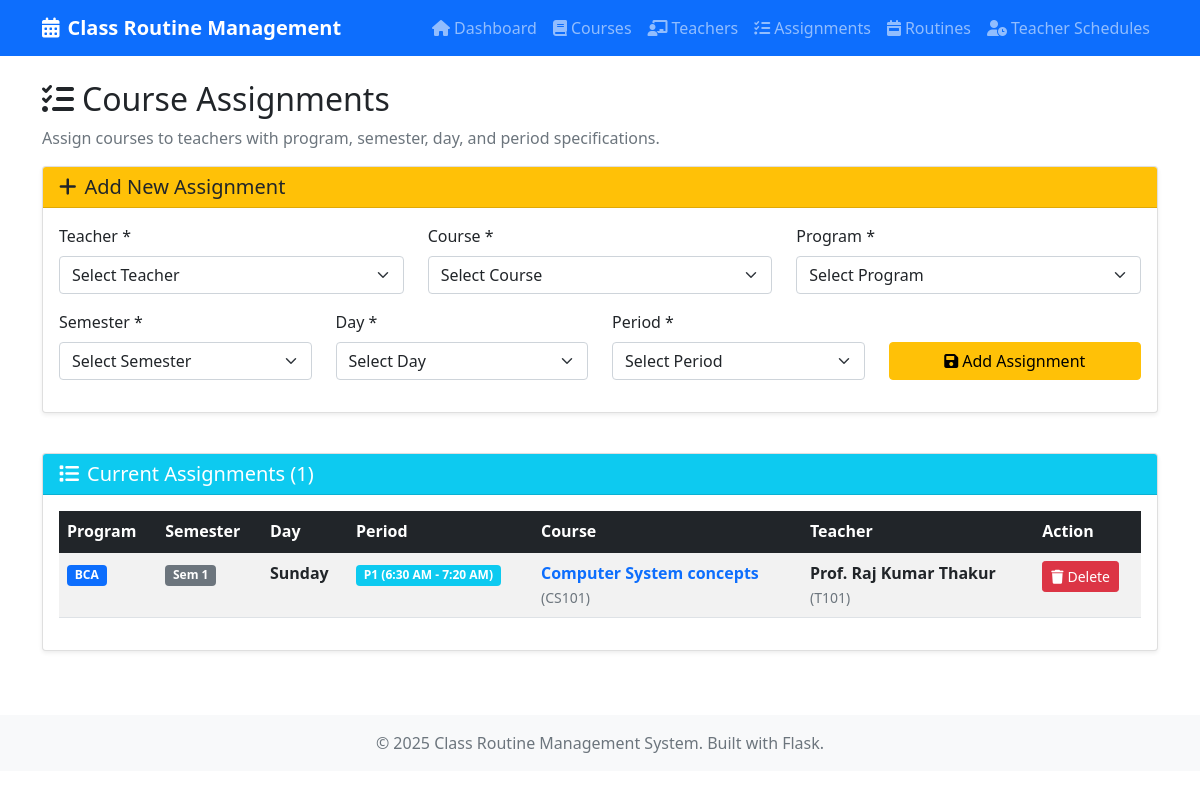
/assignments, run on an earlier commit of the app's database.
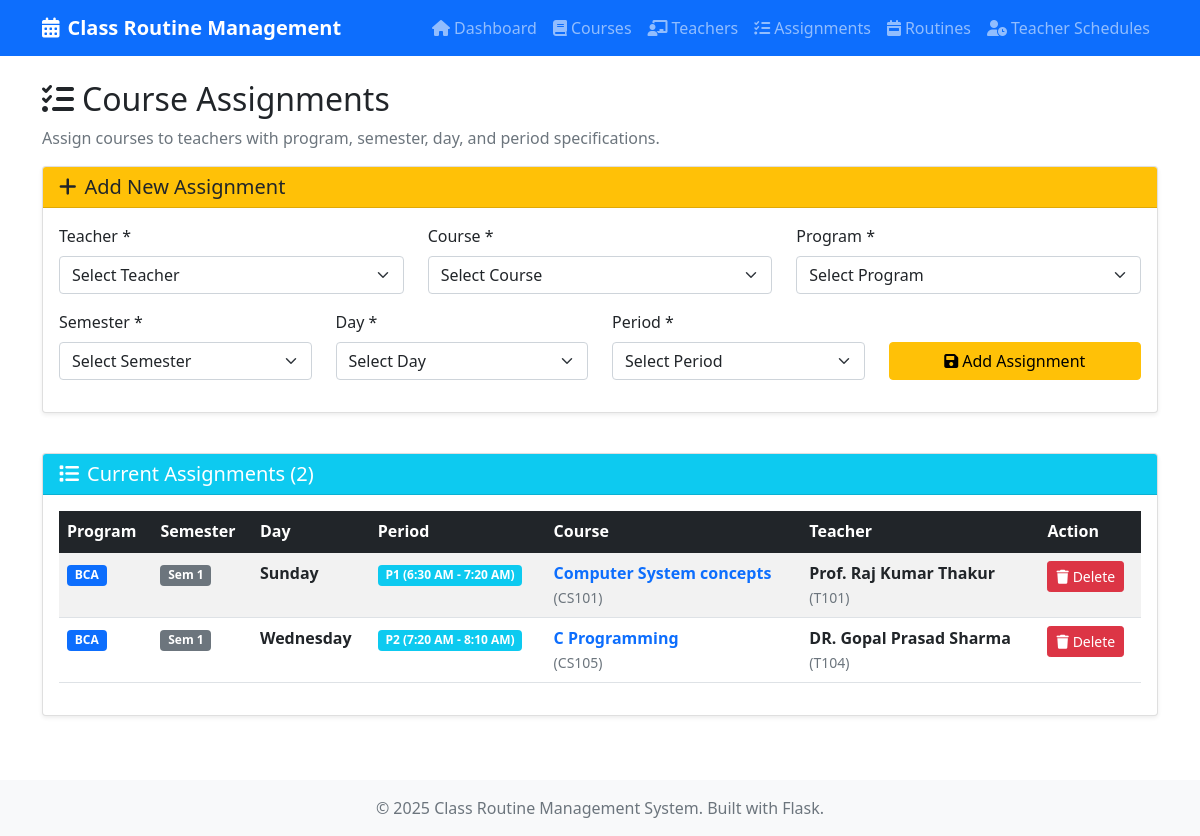
And on a later commit of the database.
### tables this page shows
CREATE TABLE Course_Teacher (
                    Teacher_Code TEXT,
                    Course_Code TEXT,
                    Period INTEGER,
                    Program TEXT,
                    Semester INTEGER,
                    Day TEXT,
                    PRIMARY KEY (Teacher_Code, Course_Code, Program, Semester, Day, Period),
                    FOREIGN KEY (Teacher_Code) REFERENCES Teacher(Teacher_Code),
                    FOREIGN KEY (Course_Code) REFERENCES Course(Course_Code)
                );

CREATE TABLE Course (
                    Course_Code TEXT PRIMARY KEY,
                    Course_Name TEXT NOT NULL,
                    Credit_hrs INTEGER NOT NULL
                );

CREATE TABLE Teacher (
                    Teacher_Code TEXT PRIMARY KEY,
                    Teacher_Name TEXT NOT NULL,
                    Teacher_Designation TEXT NOT NULL
                );

### flask_app.py (the view)
@app.route('/assignments')
def assignments():
    courses = db.get_courses()
    teachers = db.get_teachers()
    assignments_data = db.get_course_assignments()
    return render_template('assignments.html',
                         courses=courses.to_dict('records'),
                         teachers=teachers.to_dict('records'),
                         assignments=assignments_data.to_dict('records'),
                         programs=Constants.PROGRAMS,
                         semesters=Constants.SEMESTERS,
                         days=Constants.DAYS,
                         periods=Constants.PERIODS)

### database.py (called while the page is built)
    def get_connection(self):
        return sqlite3.connect(self.db_name)

    def get_courses(self) -> pd.DataFrame:
        conn = self.get_connection()
        try:
            return pd.read_sql_query("SELECT * FROM Course", conn)
        finally:
            conn.close()

    def get_teachers(self) -> pd.DataFrame:
        conn = self.get_connection()
        try:
            return pd.read_sql_query("SELECT * FROM Teacher", conn)
        finally:
            conn.close()

    def get_course_assignments(self) -> pd.DataFrame:
        conn = self.get_connection()
        try:
            query = """
                SELECT ct.*, t.Teacher_Name, c.Course_Name
                FROM Course_Teacher ct
                JOIN Teacher t ON ct.Teacher_Code = t.Teacher_Code
                JOIN Course c ON ct.Course_Code = c.Course_Code
                ORDER BY ct.Program, ct.Semester, ct.Day, ct.Period
            """
            return pd.read_sql_query(query, conn)
        finally:
            conn.close()

### templates/assignments.html (shortened to what the changed rows need)
{% extends "base.html" %}
{% block content %}
<div class="row">
    <div class="col-12">
        <h2><i class="fas fa-tasks me-2"></i>Course Assignments</h2>
    </div>
</div>
<div class="row">
    <div class="col-12">
        <div class="card">
            <div class="card-header bg-info text-white">
                <h5 class="mb-0"><i class="fas fa-list me-2"></i>Current Assignments ({{ assignments|length }})</h5>
            </div>
            <div class="card-body">
                {% if assignments %}
                <div class="table-responsive">
                    <table class="table table-striped table-hover">
                        <thead class="table-dark">
                            <tr>
                                <th>Program</th>
                                <th>Semester</th>
                                <th>Day</th>
                                <th>Period</th>
                                <th>Course</th>
                                <th>Teacher</th>
                                <th>Action</th>
                            </tr>
                        </thead>
                        <tbody>
                            {% for assignment in assignments %}
                            <tr>
                                <td><span class="badge bg-primary">{{ assignment.Program }}</span></td>
                                <td><span class="badge bg-secondary">Sem {{ assignment.Semester }}</span></td>
                                <td><strong>{{ assignment.Day }}</strong></td>
                                <td>
                                    <span class="badge bg-info">
                                        P{{ assignment.Period }}
                                        {% if periods[assignment.Period] %}
                                        ({{ periods[assignment.Period] }})
                                        {% endif %}
                                    </span>
                                </td>
                                <td>
                                    <div>
                                        <strong class="text-primary">{{ assignment.Course_Name }}</strong><br>
                                        <small class="text-muted">({{ assignment.Course_Code }})</small>
                                    </div>
                                </td>
                                <td>
                                    <div>
                                        <strong>{{ assignment.Teacher_Name }}</strong><br>
                                        <small class="text-muted">({{ assignment.Teacher_Code }})</small>
                                    </div>
                                </td>
                                <td>
                                    <form method="POST" action="{{ url_for('delete_assignment') }}" class="d-inline">
                                        <button type="submit" class="btn btn-danger btn-sm" onclick="return confirm('Are you sure you want to delete this assignment?')">
                                            <i class="fas fa-trash me-1"></i>Delete
                                        </button>
                                    </form>
                                </td>
                            </tr>
                            {% endfor %}
                        </tbody>
                    </table>
                </div>
                {% else %}
                <div class="text-center py-4">
                    <i class="fas fa-tasks fa-3x text-muted mb-3"></i>
                    <p class="text-muted">No assignments found. Create your first assignment using the form above.</p>
                </div>
                {% endif %}
            </div>
        </div>
    </div>
</div>
{% endblock %}

What changed in the data, as far as the page shows it:
added Course_Teacher: Program "BCA", Semester "1", Day "Wednesday", Period "2", Period "7:20 AM - 8:10 AM", Course_Name "C Programming", Course_Code "CS105", Teacher_Name "DR. Gopal Prasad Sharma", Teacher_Code "T104"
Also different on the page:
{{ assignments|length }}: "1" → "2"
